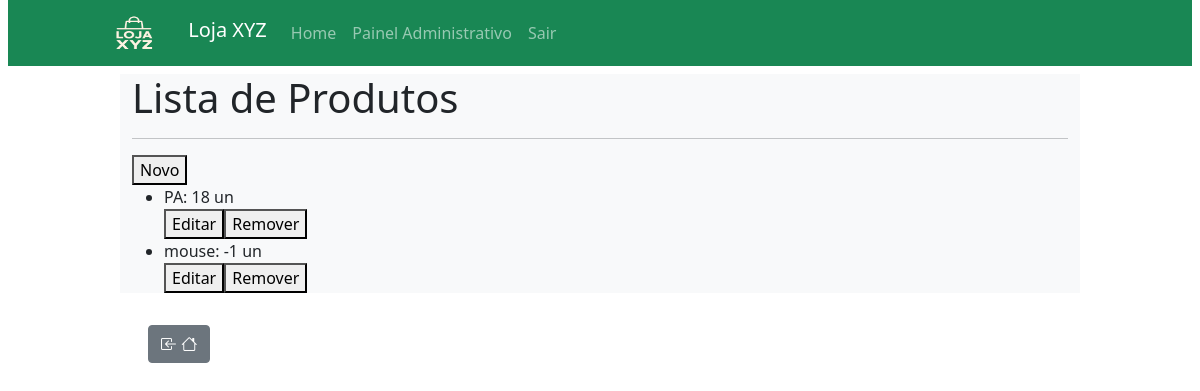
/produtos (signed in), run on the app's committed database.
### estoque_app/models.py (models this page shows, shortened)
class Produto(models.Model):
    nome = models.CharField(max_length=100)
    descricao = models.TextField(blank=True, null=True)
    quantidade_estoque = models.IntegerField()
    categoria = models.ForeignKey(Categoria, on_delete=models.CASCADE, related_name='produtos')

### estoque_app/views.py (the view)
# urls.py: path('produtos', views.produtos, name='produtos'),
@login_required
def produtos(request):
    produtos = Produto.objects.all().order_by('nome')
    contexto = {'produtos' : produtos}
    return render(request,'produto/produtos.html', contexto)

### estoque_app/templates/produto/produtos.html (shortened to what this page needs)
{% extends 'base.html' %}
{% block conteudo %}
<h1>Lista de Produtos</h1>
<hr>
<a href="{% url 'novo_produto' %}"><button>Novo</button></a>
<div class="produtos-lista">
    <ul>
        {% for produto in produtos %}
        <li>{{ produto.nome }}: {{ produto.quantidade_estoque }} un</li>
        <a href="{% url 'editar_produto' produto.id %}"><button>Editar</button></a><a
            href="{% url 'excluir_produto' produto.id %}"><button>Remover</button></a>
        {% empty %}
        <li>Nenhuma produto cadastrado.</li>
        {% endfor %}
    </ul>
</div>
{% endblock %}

### data on the page
Produto: nome "PA", quantidade_estoque "18"
Produto: nome "mouse", quantidade_estoque "-1"
